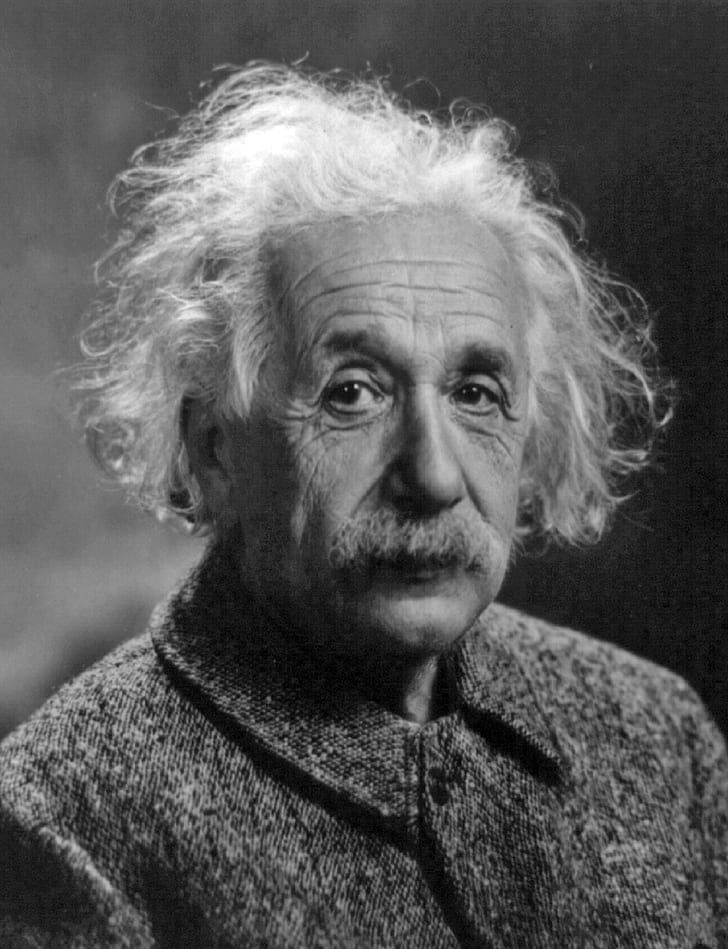
#> input picture Images_and_videos/albert-einstein_gray.jpg, 728 x 949 px
$ python 6_image_flipping_and_cropping.py
#> lines starting #> are read from the running program, lines starting #| are printed output that depends on the picture
import cv2
import numpy as np


# Define a function to display images
def show(title, source=None):
    cv2.imshow(title, source)
    cv2.waitKey(0)
    cv2.destroyAllWindows()


# Read the image
image_gray = cv2.imread('..//Images_and_videos//albert-einstein_gray.jpg', 0)
#> image_gray is the input picture: shape (949, 728); min 0, max 255, mean 89.4

# Check the shape of the image
print(f"Image shape: {image_gray.shape}")
#| Image shape: (949, 728)

# Crop an image by half
image_cropped = image_gray[0:int(image_gray.shape[0] / 2), :]
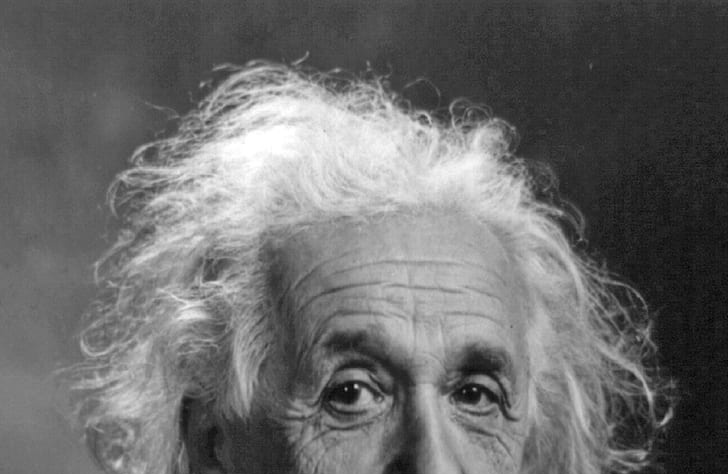
#> image_cropped: shape (474, 728); min 1, max 255, mean 107
print(f"Cropped image shape: {image_cropped.shape}")
#| Cropped image shape: (474, 728)

# Flip the image
image_flipped_horiz = cv2.flip(image_gray, 1)
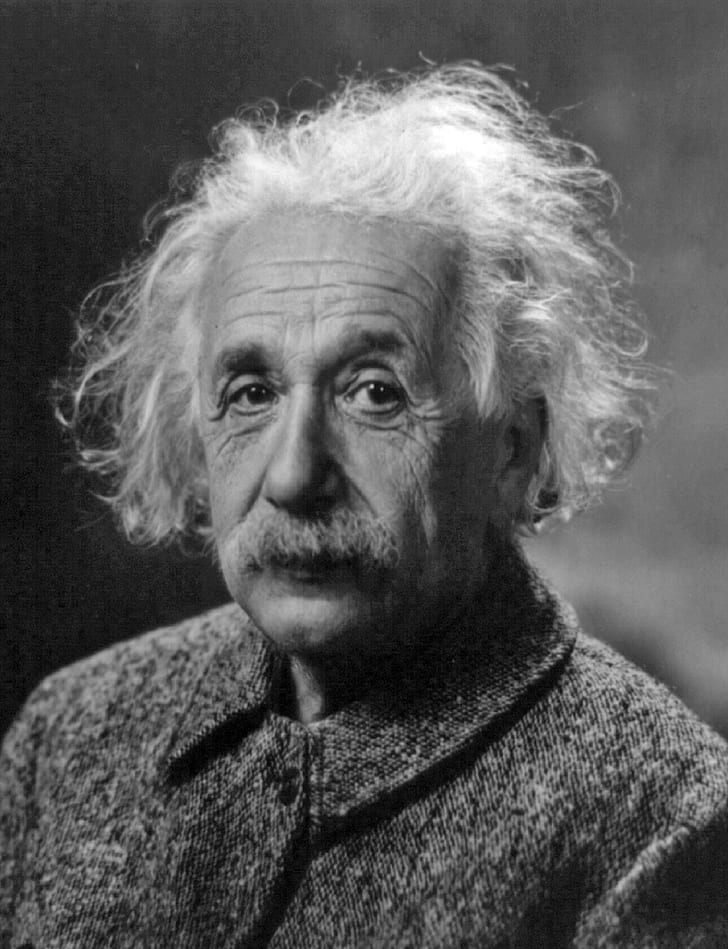
#> image_flipped_horiz: shape (949, 728); min 0, max 255, mean 89.4
image_flipped_vert = cv2.flip(image_gray, 0)
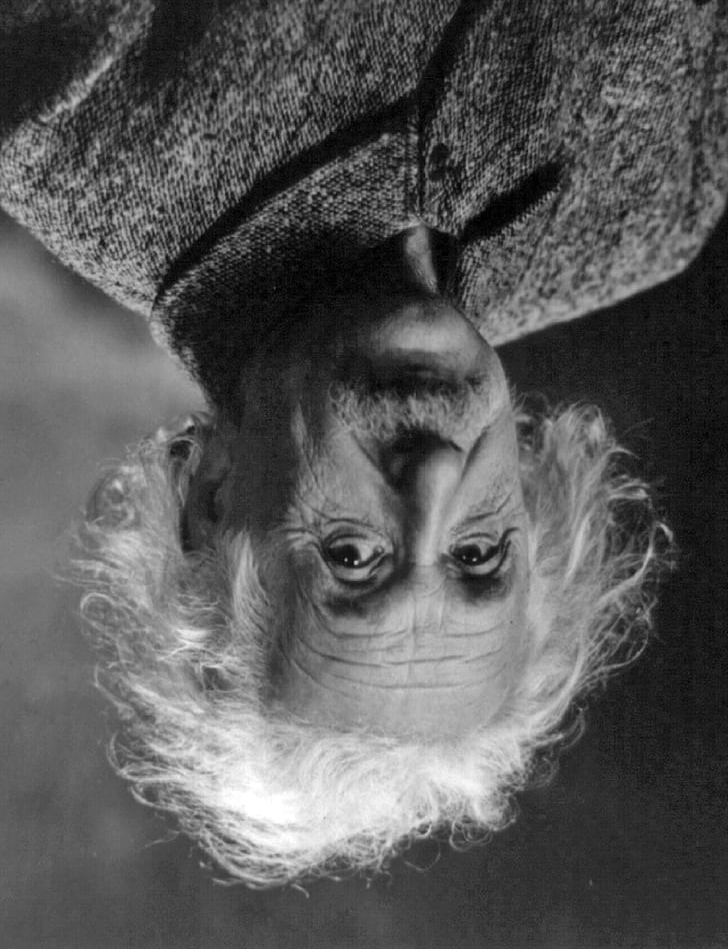
#> image_flipped_vert: shape (949, 728); min 0, max 255, mean 89.4
image_flipped_both = cv2.flip(image_gray, -1)
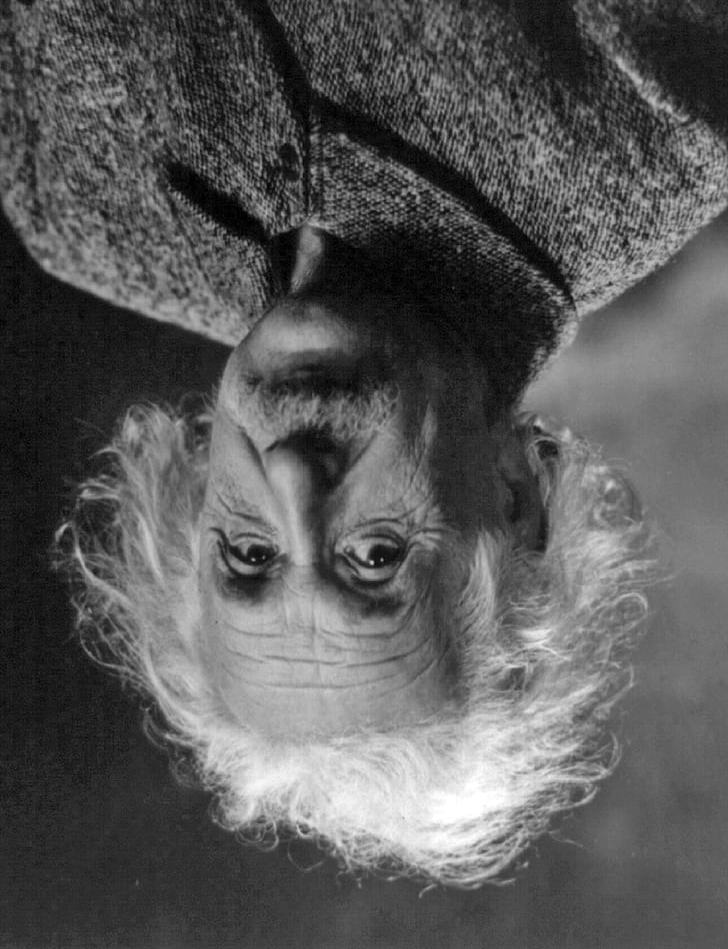
#> image_flipped_both: shape (949, 728); min 0, max 255, mean 89.4

# Create a black image and iterate though each pixel
image_blank = np.zeros((255, 255), dtype=np.uint8)
for height in range(image_blank.shape[1]):
    for width in range(image_blank.shape[0]):
        image_blank[height, width] = height

# [5 lines of commented-out code are left out]
show('Gradient', image_blank)
#> in show, `cv2.imshow(title, source)`:
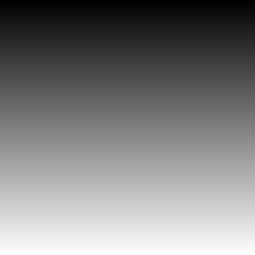
#> window 'Gradient': shape (255, 255); min 0, max 254, mean 127
